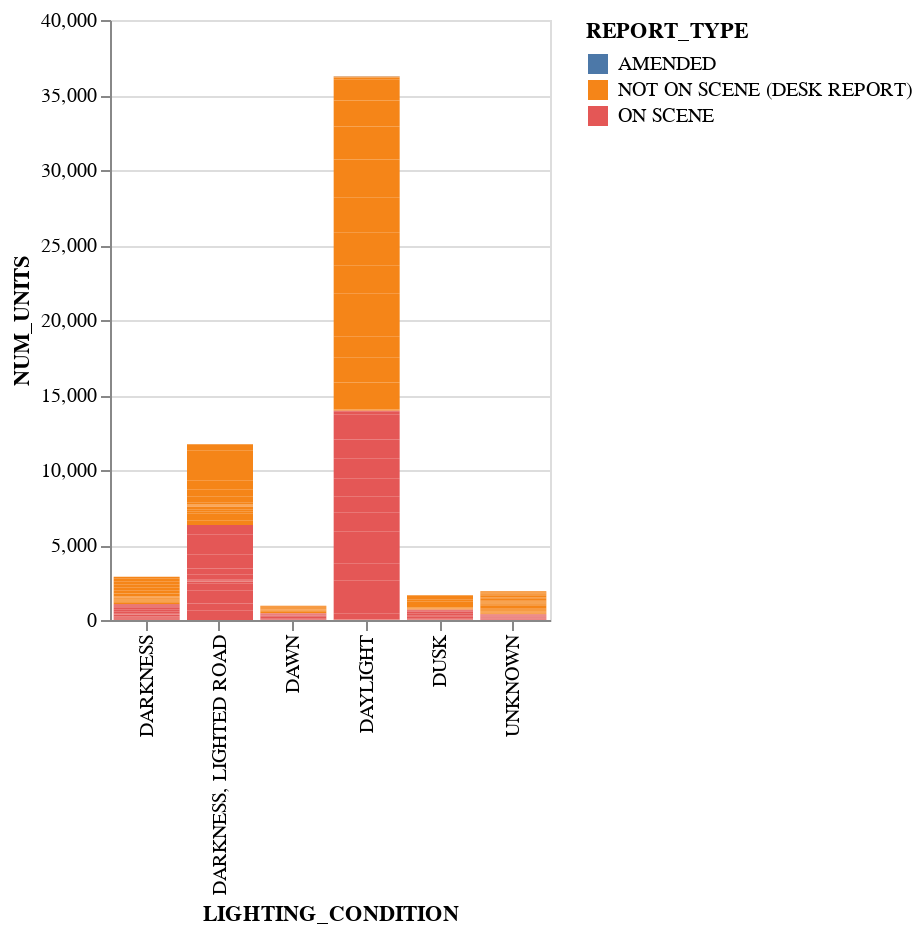

Write notebook code for a chart like this one.
### Code cell
alt.Chart(report_1).mark_bar().encode(
    x='LIGHTING_CONDITION',
    y='NUM_UNITS',
    color='REPORT_TYPE').properties(width=220)

### Figure 1 — Vega-Lite specification as saved in the notebook (floating-point values rounded to 4 significant figures; data arrays with more than 128 entries replaced by an {"elided": "..."} marker saying what was removed)
{"config": {"view": {"continuousWidth": 400, "continuousHeight": 300}}, "data": {"name": "data-1073021d61d500af59f64e0f70a29060"}, "mark": "bar", "encoding": {"color": {"type": "nominal", "field": "REPORT_TYPE"}, "x": {"type": "nominal", "field": "LIGHTING_CONDITION"}, "y": {"type": "quantitative", "field": "NUM_UNITS"}}, "width": 220, "$schema": "https://vega.github.io/schema/vega-lite/v4.8.1.json", "datasets": {"data-1073021d61d500af59f64e0f70a29060": {"elided": "291 records"}}}
